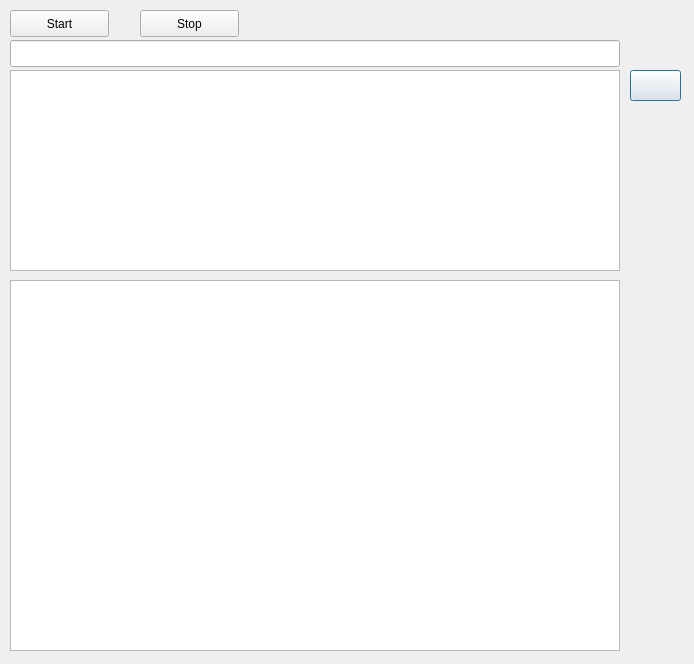
<?xml version="1.0" encoding="UTF-8"?>
<ui version="4.0">
 <class>SniffDialog</class>
 <widget class="QDialog" name="SniffDialog">
  <property name="geometry">
   <rect>
    <x>0</x>
    <y>0</y>
    <width>694</width>
    <height>664</height>
   </rect>
  </property>
  <property name="windowTitle">
   <string>Dialog</string>
  </property>
  <widget class="QLineEdit" name="edit_filter">
   <property name="geometry">
    <rect>
     <x>10</x>
     <y>40</y>
     <width>610</width>
     <height>27</height>
    </rect>
   </property>
  </widget>
  <widget class="QListWidget" name="list_packet">
   <property name="geometry">
    <rect>
     <x>10</x>
     <y>70</y>
     <width>610</width>
     <height>201</height>
    </rect>
   </property>
  </widget>
  <widget class="QPushButton" name="push_start">
   <property name="geometry">
    <rect>
     <x>10</x>
     <y>10</y>
     <width>99</width>
     <height>27</height>
    </rect>
   </property>
   <property name="text">
    <string>Start</string>
   </property>
   <property name="autoDefault">
    <bool>false</bool>
   </property>
  </widget>
  <widget class="QPushButton" name="push_stop">
   <property name="geometry">
    <rect>
     <x>140</x>
     <y>10</y>
     <width>99</width>
     <height>27</height>
    </rect>
   </property>
   <property name="text">
    <string>Stop</string>
   </property>
   <property name="autoDefault">
    <bool>false</bool>
   </property>
  </widget>
  <widget class="QTextBrowser" name="text_detail">
   <property name="geometry">
    <rect>
     <x>10</x>
     <y>280</y>
     <width>610</width>
     <height>371</height>
    </rect>
   </property>
  </widget>
  <widget class="QPushButton" name="pushButton">
   <property name="geometry">
    <rect>
     <x>630</x>
     <y>70</y>
     <width>51</width>
     <height>31</height>
    </rect>
   </property>
   <property name="text">
    <string/>
   </property>
  </widget>
 </widget>
 <resources/>
 <connections/>
</ui>
